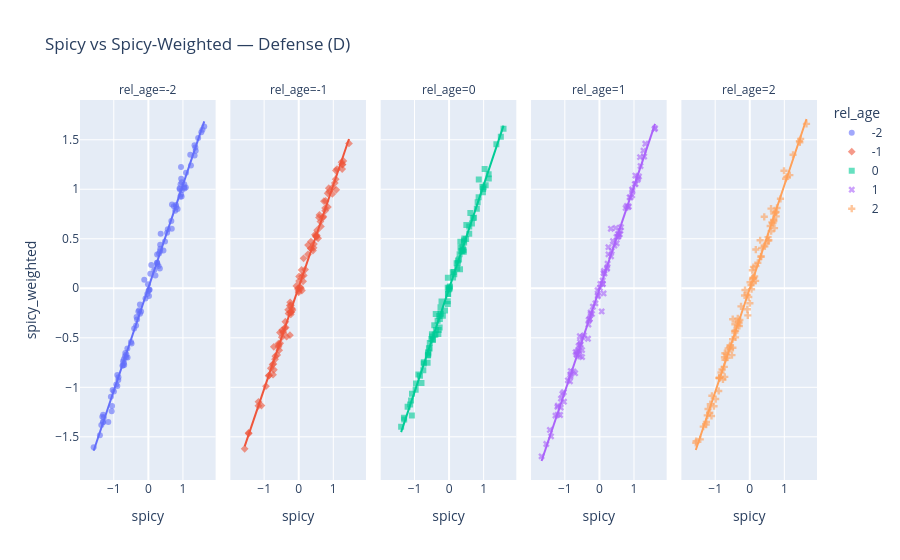
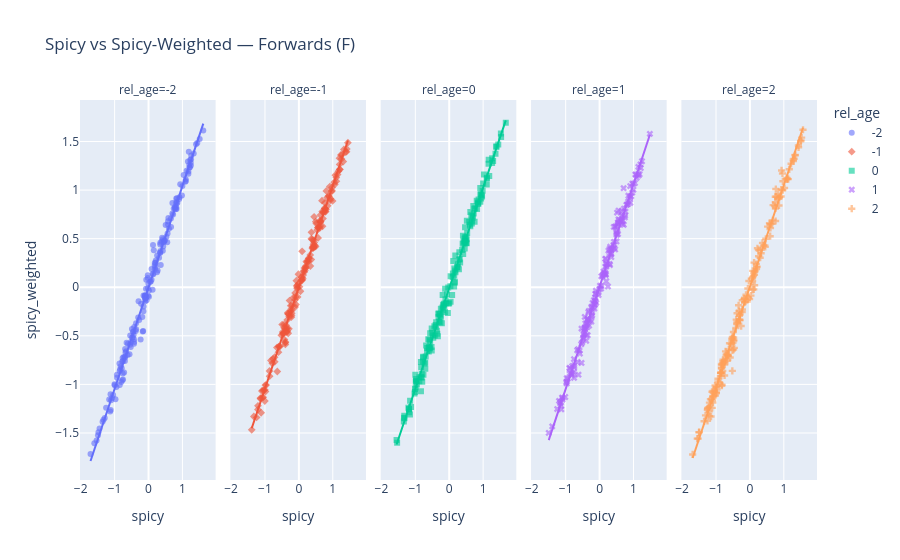

Source (notebook cell) for these figures, in order:
### Code cell
import numpy as np
import pandas as pd
import plotly.express as px

# Order facets consistently
order = [-2, -1, 0, 1, 2]

df = df.copy()

# Ensure role is just "D" vs "F" for plotting
df["role"] = np.where(
    df["role"].astype(str).str.upper().str.startswith("D"),
    "D",
    "F",
)

# Force categorical ordering for rel_age
df["rel_age"] = pd.Categorical(
    pd.to_numeric(df["rel_age"], errors="coerce"),
    categories=order,
    ordered=True,
)


def annotate_trendline_pvals(fig):
    """
    Adds 'p (slope) = ...' to each OLS trendline in a (possibly faceted) PX figure.
    Requires trendline='ols' and statsmodels installed.
    """
    # One row per trendline (group x facet)
    res_df = px.get_trendline_results(fig)

    # Find the trendline traces (the straight lines)
    trendline_traces = [
        i
        for i, tr in enumerate(fig.data)
        if getattr(tr, "mode", None) == "lines" and "trendline" in tr.name.lower()
    ]

    n = min(len(trendline_traces), len(res_df))
    for k in range(n):
        tr = fig.data[trendline_traces[k]]
        fit = res_df.iloc[k]["px_fit_results"]  # statsmodels OLSResults

        # Prefer the slope term (not Intercept/const)
        names = list(fit.pvalues.index)
        slope_name = next(
            (nm for nm in names if nm.lower() not in ("intercept", "const")), names[-1]
        )
        p_val = float(fit.pvalues[slope_name])

        # Annotate inside that subplot’s domain (works with facets)
        xref = f"{tr.xaxis} domain"
        yref = f"{tr.yaxis} domain"
        fig.add_annotation(
            x=0.03,
            y=0.95,
            xref=xref,
            yref=yref,
            text=f"p (slope) = {p_val:.3g}",
            showarrow=False,
            font=dict(size=10),
            bgcolor="rgba(255,255,255,0.6)",
        )


def make_scatter(sub: pd.DataFrame, role_label: str):
    return px.scatter(
        sub,
        x="spicy_score",
        y="spicy_weighted",
        color="rel_age",  # color by rel_age (role is constant in each figure)
        symbol="rel_age",
        facet_col="rel_age",
        facet_col_wrap=5,
        trendline="ols",  # remove if statsmodels isn't available
        title=f"Spicy vs Spicy-Weighted — {role_label}",
        labels={
            "spicy_score": "spicy",
            "spicy_weighted": "spicy_weighted",
            "rel_age": "rel_age",
        },
        opacity=0.6,
        category_orders={"rel_age": order},
    )


# 1) Defense
fig_d = make_scatter(df[df["role"] == "D"], "Defense (D)")
annotate_trendline_pvals(fig_d)
fig_d.update_layout(showlegend=True)
fig_d.show()

# 2) Forwards
fig_f = make_scatter(df[df["role"] == "F"], "Forwards (F)")
annotate_trendline_pvals(fig_f)
fig_f.update_layout(showlegend=True)
fig_f.show()
